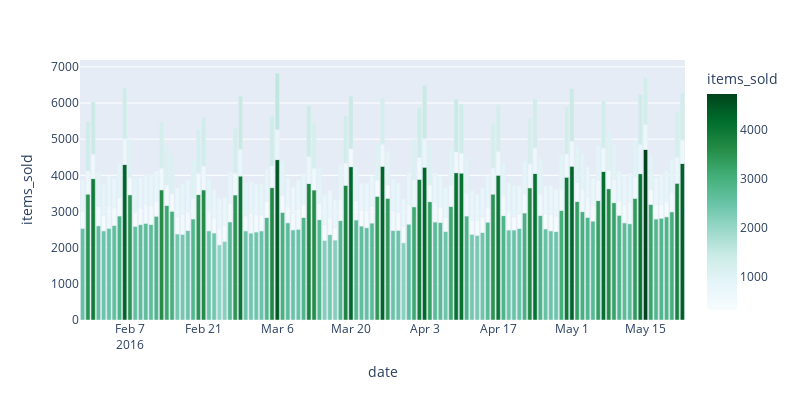

Notebook source saved alongside this figure:
### Code cell
def plot_values(df, from_date=None, target=None):
    fig = px.bar(df.loc[df['date'] >= from_date], x='date', \
             y='items_sold', color="items_sold",\
             width=800, height=400, color_continuous_scale=px.colors.sequential.BuGn)
    fig.show()
    
plot_values(df_sales, '2016-01-29')

### Figure 1 — Plotly figure (JSON) as saved in the notebook; plotly's stock layout.template omitted (floating-point values rounded to 4 significant figures; data arrays with more than 128 entries replaced by an {"elided": "..."} marker saying what was removed)
{"data": [{"alignmentgroup": "True", "hovertemplate": "date=%{x}<br>items_sold=%{marker.color}<extra></extra>", "legendgroup": "", "marker": {"color": {"elided": "345 int values"}, "coloraxis": "coloraxis"}, "name": "", "offsetgroup": "", "orientation": "v", "showlegend": false, "textposition": "auto", "type": "bar", "x": {"elided": "345 str values"}, "xaxis": "x", "y": {"elided": "345 int values"}, "yaxis": "y"}], "layout": {"barmode": "relative", "coloraxis": {"colorbar": {"title": {"text": "items_sold"}}, "colorscale": [[0, "rgb(247,252,253)"], [0.125, "rgb(229,245,249)"], [0.25, "rgb(204,236,230)"], [0.375, "rgb(153,216,201)"], [0.5, "rgb(102,194,164)"], [0.625, "rgb(65,174,118)"], [0.75, "rgb(35,139,69)"], [0.875, "rgb(0,109,44)"], [1, "rgb(0,68,27)"]]}, "height": 400, "legend": {"tracegroupgap": 0}, "margin": {"t": 60}, "width": 800, "xaxis": {"anchor": "y", "autorange": true, "domain": [0, 1], "range": ["2016-01-28 12:00", "2016-05-22 12:00"], "title": {"text": "date"}, "type": "date"}, "yaxis": {"anchor": "x", "autorange": true, "domain": [0, 1], "range": [0, 7188.0], "title": {"text": "items_sold"}, "type": "linear"}}}
